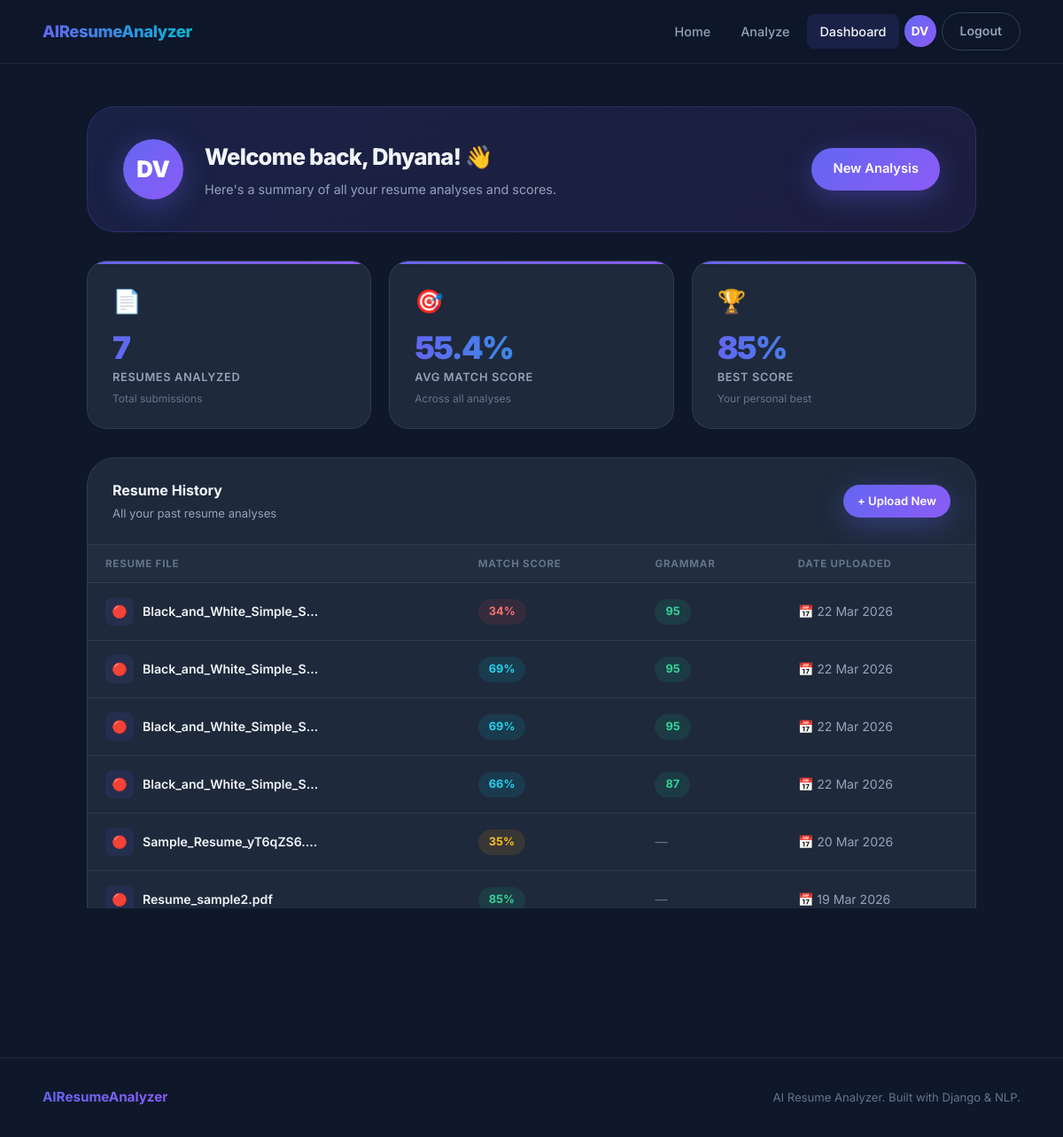
The page /dashboard/ (signed in) on the database its author committed.
### resume/models.py (models this page shows, shortened)
class Resume(models.Model):
    user = models.ForeignKey(
        settings.AUTH_USER_MODEL,
        on_delete=models.CASCADE,
        related_name='resumes',
        null=True,
        blank=True,
    )
    file = models.FileField(upload_to='resume/')
    job_description = models.TextField(default='', help_text="Enter the job description")
    score = models.IntegerField(null=True, blank=True)
    grammar_score = models.IntegerField(null=True, blank=True)
    matched_skills = models.TextField(null=True, blank=True)
    missing_skills = models.TextField(null=True, blank=True)
    ai_suggestions = models.TextField(null=True, blank=True)
    uploaded_at = models.DateTimeField(auto_now_add=True)

### resume/views.py (the view)
# urls.py: path('dashboard/', dashboard, name='dashboard'),
@login_required(login_url='login')
def dashboard(request):
    resumes    = request.user.resumes.order_by('-uploaded_at')
    total      = resumes.count()
    avg_score  = resumes.aggregate(models.Avg('score')).get('score__avg') or 0
    avg_grammar = resumes.aggregate(models.Avg('grammar_score')).get('grammar_score__avg') or 0
    best_score = resumes.aggregate(models.Max('score')).get('score__max') or 0
    return render(request, 'dashboard.html', {
        'resumes':       resumes,
        'total':         total,
        'average_score': round(avg_score, 1),
        'average_grammar': round(avg_grammar, 1),
        'best_score':    best_score,
    })

### resume/templates/dashboard.html (shortened to what this page needs)
{% extends "base.html" %}
{% block nav_dashboard %}active{% endblock %}
{% block content %}
<div class="dashboard-page">
    <div class="welcome-banner animate-fade-up">
        <div class="welcome-avatar">
            {{ request.user.first_name|first|upper }}{{ request.user.last_name|first|upper }}
        </div>
        <div class="welcome-text">
            <h1>Welcome back, {{ request.user.first_name|default:request.user.username }}! 👋</h1>
            <p>Here's a summary of all your resume analyses and scores.</p>
        </div>
        <div class="welcome-cta">
            <a href="{% url 'upload_resume' %}" class="btn btn-primary">
                New Analysis
            </a>
        </div>
    </div>
    <div class="stats-grid animate-fade-up-d1">
        <div class="stat-card">
            <div class="stat-card-icon">📄</div>
            <div class="stat-card-num">{{ total }}</div>
            <div class="stat-card-label">Resumes Analyzed</div>
            <div class="stat-card-sub">Total submissions</div>
        </div>
        <div class="stat-card">
            <div class="stat-card-icon">🎯</div>
            <div class="stat-card-num">{{ average_score }}%</div>
            <div class="stat-card-label">Avg Match Score</div>
            <div class="stat-card-sub">Across all analyses</div>
        </div>
        <div class="stat-card">
            <div class="stat-card-icon">🏆</div>
            <div class="stat-card-num">{{ best_score }}%</div>
            <div class="stat-card-label">Best Score</div>
            <div class="stat-card-sub">Your personal best</div>
        </div>
    </div>
    <div class="table-section animate-fade-up-d2">
        <div class="table-header">
            <div>
                <div class="table-title">Resume History</div>
                <div class="table-subtitle">All your past resume analyses</div>
            </div>
            <a href="{% url 'upload_resume' %}" class="btn btn-primary btn-sm">+ Upload New</a>
        </div>
        {% if resumes %}
        <table class="resume-table">
            <thead>
                <tr>
                    <th>Resume File</th>
                    <th>Match Score</th>
                    <th>Grammar</th>
                    <th>Date Uploaded</th>
                </tr>
            </thead>
            <tbody>
                {% for r in resumes %}
                <tr>
                    <td>
                        <div class="file-cell">
                            <div class="file-cell-icon">
                                {% if r.file.name|lower|slice:"-3:" == "pdf" %}🔴{% else %}📘{% endif %}
                            </div>
                            <div>
                                <div class="file-cell-name" title="{{ r.file.name }}">
                                    {{ r.file.name|slice:"7:"|default:r.file.name }}
                                </div>
                            </div>
                        </div>
                    </td>
                    <td>
                        {% if r.score is not None %}
                            <span class="score-pill
                                {% if r.score >= 75 %}score-pill-high
                                {% elif r.score >= 55 %}score-pill-mid
                                {% elif r.score >= 35 %}score-pill-warn
                                {% else %}score-pill-low{% endif %}">
                                {{ r.score }}%
                            </span>
                        {% else %}
                            <span class="text-subtle">—</span>
                        {% endif %}
                    </td>
                    <td>
                        {% if r.grammar_score is not None %}
                            <span class="score-pill
                                {% if r.grammar_score >= 80 %}score-pill-high
                                {% elif r.grammar_score >= 60 %}score-pill-mid
                                {% else %}score-pill-warn{% endif %}">
                                {{ r.grammar_score }}
                            </span>
                        {% else %}
                            <span class="text-subtle">—</span>
                        {% endif %}
                    </td>
                    <td class="date-cell">
                        📅 {{ r.uploaded_at|date:"d M Y" }}
                    </td>
                </tr>
                {% endfor %}
            </tbody>
        </table>
        {% endif %}
    </div>
</div>
{% endblock %}

### resume/templates/base.html (shortened to what this page needs)
<!DOCTYPE html>
<html lang="en">
<head>
</head>
<body>
<nav class="navbar">
    <a href="{% url 'home' %}" class="nav-logo">
        <span class="nav-logo-text">AIResumeAnalyzer</span>
    </a>
    <div class="nav-links" id="navLinks">
        <a href="{% url 'home' %}" class="nav-link {% block nav_home %}{% endblock %}">Home</a>
        <a href="{% url 'upload_resume' %}" class="nav-link {% block nav_upload %}{% endblock %}">Analyze</a>
        {% if user.is_authenticated %}
            <a href="{% url 'dashboard' %}" class="nav-link {% block nav_dashboard %}{% endblock %}">Dashboard</a>
            <span class="nav-avatar" title="{{ user.first_name }} {{ user.last_name }}">
                {{ user.first_name|first|upper }}{{ user.last_name|first|upper }}
            </span>
            <a href="{% url 'logout' %}" class="nav-btn nav-btn-outline">Logout</a>
        {% else %}
            <a href="{% url 'login' %}" class="nav-btn nav-btn-outline {% block nav_login %}{% endblock %}">Login</a>
            <a href="{% url 'register' %}" class="nav-btn nav-btn-primary {% block nav_register %}{% endblock %}">Get Started</a>
        {% endif %}
    </div>
</nav>
{% block content %}{% endblock %}
<footer class="footer">
    <div class="footer-brand">
        <span class="footer-brand-dot">AIResumeAnalyzer</span>
    </div>
    <p class="footer-copy"> AI Resume Analyzer. Built with Django & NLP.</p>
</footer>
</body>
</html>

### resume/templates/base.html (style rules this page uses)
:root { --clr-brand-from: #6366f1; --clr-brand-to: #8b5cf6; --clr-brand-mid: #7c3aed; --clr-accent: #06b6d4; --clr-success: #10b981; --clr-warning: #f59e0b; --clr-danger: #ef4444; --clr-bg: #0f172a; --clr-surface: #1e293b; --clr-surface-2: #263347; --clr-border: #334155; --clr-border-light: rgba(255,255,255,0.08); --clr-text: #f1f5f9; --clr-text-muted: #94a3b8; --clr-text-subtle: #64748b; --radius-sm: 8px; --radius-md: 14px; --radius-lg: 22px; --radius-xl: 32px; --radius-full: 9999px; --shadow-sm: 0 2px 8px rgba(0,0,0,0.25); --shadow-md: 0 8px 24px rgba(0,0,0,0.35); --shadow-lg: 0 20px 60px rgba(0,0,0,0.45); --shadow-brand: 0 8px 32px rgba(99,102,241,0.35); --transition: 0.22s cubic-bezier(0.4, 0, 0.2, 1); --nav-height: 72px; }
*, *::before, *::after { margin: 0; padding: 0; box-sizing: border-box; }
html { scroll-behavior: smooth; font-size: 16px; }
body { font-family: 'Inter', system-ui, -apple-system, sans-serif; background-color: var(--clr-bg); color: var(--clr-text); min-height: 100vh; line-height: 1.6; -webkit-font-smoothing: antialiased; }
a { color: inherit; text-decoration: none; }
.navbar { position: sticky; top: 0; z-index: 100; height: var(--nav-height); background: rgba(15, 23, 42, 0.85); backdrop-filter: blur(20px); -webkit-backdrop-filter: blur(20px); border-bottom: 1px solid var(--clr-border-light); display: flex; align-items: center; padding: 0 clamp(16px, 4vw, 48px); gap: 24px; }
.nav-logo { display: flex; align-items: center; gap: 10px; font-size: 1.15rem; font-weight: 800; letter-spacing: -0.02em; flex-shrink: 0; }
.nav-logo-text { background: linear-gradient(90deg, var(--clr-brand-from), var(--clr-accent)); -webkit-background-clip: text; background-clip: text; -webkit-text-fill-color: transparent; }
.nav-links { display: flex; align-items: center; gap: 6px; }
.nav-link { padding: 8px 14px; border-radius: var(--radius-sm); color: var(--clr-text-muted); font-size: 0.9rem; font-weight: 500; transition: color var(--transition), background var(--transition); }
.nav-link.active { color: var(--clr-text); background: rgba(99, 102, 241, 0.15); }
.nav-btn { padding: 9px 20px; border-radius: var(--radius-full); font-size: 0.88rem; font-weight: 600; transition: all var(--transition); cursor: pointer; border: none; }
.nav-btn-outline { background: transparent; border: 1.5px solid var(--clr-border); color: var(--clr-text-muted); }
.nav-avatar { width: 36px; height: 36px; border-radius: 50%; background: linear-gradient(135deg, var(--clr-brand-from), var(--clr-brand-to)); display: flex; align-items: center; justify-content: center; font-size: 0.85rem; font-weight: 700; color: #fff; flex-shrink: 0; }
.btn { display: inline-flex; align-items: center; justify-content: center; gap: 8px; padding: 12px 24px; border-radius: var(--radius-full); font-size: 0.92rem; font-weight: 600; cursor: pointer; border: none; transition: all var(--transition); text-decoration: none; white-space: nowrap; }
.btn-primary { background: linear-gradient(135deg, var(--clr-brand-from), var(--clr-brand-to)); color: #fff; box-shadow: var(--shadow-brand); }
.btn-sm { padding: 8px 16px; font-size: 0.82rem; }
.text-subtle { color: var(--clr-text-subtle); }
.footer { border-top: 1px solid var(--clr-border-light); padding: 32px clamp(16px, 4vw, 48px); display: flex; align-items: center; justify-content: space-between; flex-wrap: wrap; gap: 16px; }
.footer-brand { display: flex; align-items: center; gap: 8px; font-weight: 700; font-size: 0.95rem; }
.footer-brand-dot { background: linear-gradient(135deg, var(--clr-brand-from), var(--clr-brand-to)); -webkit-background-clip: text; background-clip: text; -webkit-text-fill-color: transparent; }
.footer-copy { color: var(--clr-text-subtle); font-size: 0.82rem; }
.animate-fade-up { animation: fadeUp 0.5s ease both; }
.animate-fade-up-d1 { animation: fadeUp 0.5s 0.1s ease both; }
.animate-fade-up-d2 { animation: fadeUp 0.5s 0.2s ease both; }

### rows shown on the page
Resume: file.name "Black_and_White_Simple_S…", score "34", grammar_score "95", uploaded_at "22 Mar 2026"
Resume: file.name "Black_and_White_Simple_S…", score "69", grammar_score "95", uploaded_at "22 Mar 2026"
Resume: file.name "Black_and_White_Simple_S…", score "69", grammar_score "95", uploaded_at "22 Mar 2026"
Resume: file.name "Black_and_White_Simple_S…", score "66", grammar_score "87", uploaded_at "22 Mar 2026"
Resume: file.name "Sample_Resume_yT6qZS6.…", score "35", uploaded_at "20 Mar 2026"
Resume: file.name "Resume_sample2.pdf", score "85", uploaded_at "19 Mar 2026"

### other values the page prints
{{ user.first_name|first|upper }} "D"
{{ user.last_name|first|upper }} "V"
{{ request.user.first_name|first|upper }} "D"
{{ request.user.last_name|first|upper }} "V"
{{ request.user.first_name|default:request.user.username }} "Dhyana"
{{ total }} "7"
{{ average_score }} "55.4"
{{ best_score }} "85"
